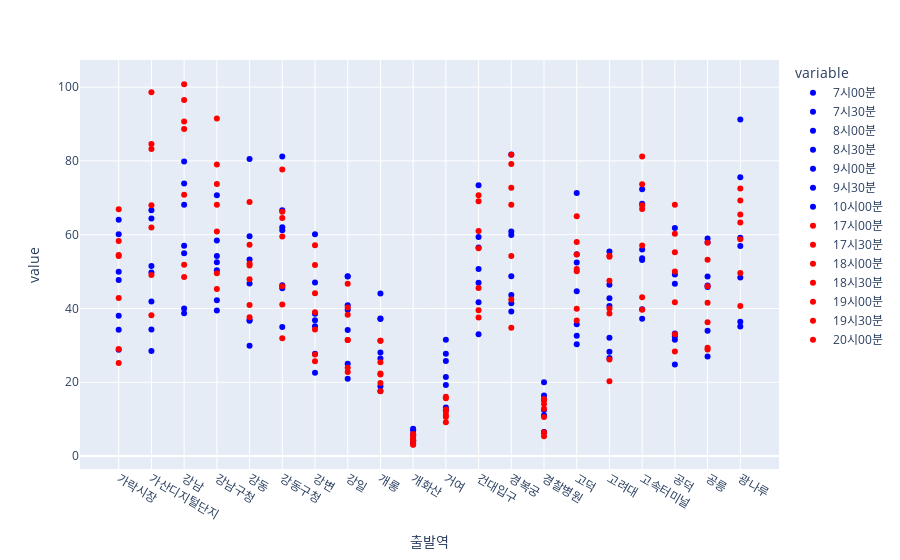

Notebook code cell kept with this figure:
### Code cell
import plotly.express as px
#출 퇴근시간에만 관심이 있어서 나머지 시간대 제외
etc_df = grouped_df.drop(['5시30분','6시00분','6시30분', '10시30분','11시00분','11시30분','12시00분','12시30분','13시00분','13시30분','14시00분','14시30분','15시00분','15시30분','16시00분','16시30분','20시30분','21시00분','21시30분','22시00분','22시30분','23시00분','23시30분','00시00분','00시30분'],axis=1)
#출근시간 퇴근시간으로 색깔 나눠서 확인하기 편하게함
color_discrete_map = {'7시00분': 'blue', '7시30분': 'blue', '8시00분': 'blue', '8시30분': 'blue', '9시00분': 'blue', '9시30분': 'blue', '10시00분': 'blue',
                       '17시00분' :'red', '17시30분' :'red', '18시00분' :'red', '18시30분' :'red', '19시00분' :'red', '19시30분' :'red', '20시00분' :'red'}
fig = px.scatter(etc_df[:20],color_discrete_map=color_discrete_map) #지하철 역 별 시간대에 따른 혼잡도 표시
fig.show()

### Figure 1 — Plotly figure (JSON) as saved in the notebook; plotly's stock layout.template omitted (floating-point values rounded to 4 significant figures)
{"data": [{"hovertemplate": "variable=7시00분<br>출발역=%{x}<br>value=%{y}<extra></extra>", "legendgroup": "7시00분", "marker": {"color": "blue", "symbol": "circle"}, "mode": "markers", "name": "7시00분", "orientation": "v", "showlegend": true, "type": "scatter", "x": ["가락시장", "가산디지털단지", "강남", "강남구청", "강동", "강동구청", "강변", "강일", "개롱", "개화산", "거여", "건대입구", "경복궁", "경찰병원", "고덕", "고려대", "고속터미널", "공덕", "공릉", "광나루"], "xaxis": "x", "y": [34.25, 49.75, 38.7, 42.25, 36.7, 46.3, 27.75, 39.65, 28.05, 6, 21.45, 41.73, 41.45, 11.05, 32.6, 26.55, 39.8, 33.2, 45.85, 56.95], "yaxis": "y"}, {"hovertemplate": "variable=7시30분<br>출발역=%{x}<br>value=%{y}<extra></extra>", "legendgroup": "7시30분", "marker": {"color": "blue", "symbol": "circle"}, "mode": "markers", "name": "7시30분", "orientation": "v", "showlegend": true, "type": "scatter", "x": ["가락시장", "가산디지털단지", "강남", "강남구청", "강동", "강동구청", "강변", "강일", "개롱", "개화산", "거여", "건대입구", "경복궁", "경찰병원", "고덕", "고려대", "고속터미널", "공덕", "공릉", "광나루"], "xaxis": "x", "y": [49.95, 64.4, 54.95, 58.45, 53.25, 61.2, 38.6, 48.7, 37.3, 7.4, 27.7, 56.55, 60.85, 16.4, 54.7, 40.7, 55.98, 49.2, 57.95, 75.6], "yaxis": "y"}, {"hovertemplate": "variable=8시00분<br>출발역=%{x}<br>value=%{y}<extra></extra>", "legendgroup": "8시00분", "marker": {"color": "blue", "symbol": "circle"}, "mode": "markers", "name": "8시00분", "orientation": "v", "showlegend": true, "type": "scatter", "x": ["가락시장", "가산디지털단지", "강남", "강남구청", "강동", "강동구청", "강변", "강일", "개롱", "개화산", "거여", "건대입구", "경복궁", "경찰병원", "고덕", "고려대", "고속터미널", "공덕", "공릉", "광나루"], "xaxis": "x", "y": [64.08, 66.6, 73.9, 70.7, 80.5, 81.2, 60.1, 48.75, 44.05, 7, 31.5, 73.42, 81.75, 20, 71.3, 55.45, 72.33, 61.83, 59, 91.2], "yaxis": "y"}, {"hovertemplate": "variable=8시30분<br>출발역=%{x}<br>value=%{y}<extra></extra>", "legendgroup": "8시30분", "marker": {"color": "blue", "symbol": "circle"}, "mode": "markers", "name": "8시30분", "orientation": "v", "showlegend": true, "type": "scatter", "x": ["가락시장", "가산디지털단지", "강남", "강남구청", "강동", "강동구청", "강변", "강일", "개롱", "개화산", "거여", "건대입구", "경복궁", "경찰병원", "고덕", "고려대", "고속터미널", "공덕", "공릉", "광나루"], "xaxis": "x", "y": [60.15, 51.55, 79.85, 54.2, 59.6, 66.6, 47.05, 40.85, 37.15, 5.65, 25.75, 59.38, 59.95, 15.35, 52.5, 46.45, 68.38, 46.7, 48.65, 59.15], "yaxis": "y"}, {"hovertemplate": "variable=9시00분<br>출발역=%{x}<br>value=%{y}<extra></extra>", "legendgroup": "9시00분", "marker": {"color": "blue", "symbol": "circle"}, "mode": "markers", "name": "9시00분", "orientation": "v", "showlegend": true, "type": "scatter", "x": ["가락시장", "가산디지털단지", "강남", "강남구청", "강동", "강동구청", "강변", "강일", "개롱", "개화산", "거여", "건대입구", "경복궁", "경찰병원", "고덕", "고려대", "고속터미널", "공덕", "공릉", "광나루"], "xaxis": "x", "y": [47.7, 41.9, 68.1, 50.4, 46.75, 62.05, 36.8, 34.15, 26.45, 4.2, 19.25, 50.7, 48.75, 12.5, 44.7, 42.8, 53.62, 32.5, 46.2, 48.4], "yaxis": "y"}, {"hovertemplate": "variable=9시30분<br>출발역=%{x}<br>value=%{y}<extra></extra>", "legendgroup": "9시30분", "marker": {"color": "blue", "symbol": "circle"}, "mode": "markers", "name": "9시30분", "orientation": "v", "showlegend": true, "type": "scatter", "x": ["가락시장", "가산디지털단지", "강남", "강남구청", "강동", "강동구청", "강변", "강일", "개롱", "개화산", "거여", "건대입구", "경복궁", "경찰병원", "고덕", "고려대", "고속터미널", "공덕", "공릉", "광나루"], "xaxis": "x", "y": [38.03, 34.3, 57, 52.55, 36.9, 45.5, 35.2, 25, 18.9, 3.95, 13.15, 47, 43.65, 6.4, 35.75, 32.1, 53.12, 31.5, 34, 36.4], "yaxis": "y"}, {"hovertemplate": "variable=10시00분<br>출발역=%{x}<br>value=%{y}<extra></extra>", "legendgroup": "10시00분", "marker": {"color": "blue", "symbol": "circle"}, "mode": "markers", "name": "10시00분", "orientation": "v", "showlegend": true, "type": "scatter", "x": ["가락시장", "가산디지털단지", "강남", "강남구청", "강동", "강동구청", "강변", "강일", "개롱", "개화산", "거여", "건대입구", "경복궁", "경찰병원", "고덕", "고려대", "고속터미널", "공덕", "공릉", "광나루"], "xaxis": "x", "y": [28.83, 28.45, 40, 39.45, 29.9, 34.95, 22.6, 20.95, 17.65, 3.55, 12.35, 33.02, 39.2, 6.5, 30.3, 28.25, 37.2, 24.85, 27, 35.1], "yaxis": "y"}, {"hovertemplate": "variable=17시00분<br>출발역=%{x}<br>value=%{y}<extra></extra>", "legendgroup": "17시00분", "marker": {"color": "red", "symbol": "circle"}, "mode": "markers", "name": "17시00분", "orientation": "v", "showlegend": true, "type": "scatter", "x": ["가락시장", "가산디지털단지", "강남", "강남구청", "강동", "강동구청", "강변", "강일", "개롱", "개화산", "거여", "건대입구", "경복궁", "경찰병원", "고덕", "고려대", "고속터미널", "공덕", "공릉", "광나루"], "xaxis": "x", "y": [54.25, 68, 90.7, 68.1, 47.9, 59.5, 44.1, 31.45, 22.4, 4.3, 12.2, 56.3, 68.15, 15.15, 50.7, 38.65, 68, 50.02, 41.55, 63.3], "yaxis": "y"}, {"hovertemplate": "variable=17시30분<br>출발역=%{x}<br>value=%{y}<extra></extra>", "legendgroup": "17시30분", "marker": {"color": "red", "symbol": "circle"}, "mode": "markers", "name": "17시30분", "orientation": "v", "showlegend": true, "type": "scatter", "x": ["가락시장", "가산디지털단지", "강남", "강남구청", "강동", "강동구청", "강변", "강일", "개롱", "개화산", "거여", "건대입구", "경복궁", "경찰병원", "고덕", "고려대", "고속터미널", "공덕", "공릉", "광나루"], "xaxis": "x", "y": [54.52, 83.25, 88.65, 73.75, 52.2, 64.55, 39, 38.3, 19.8, 4.65, 10.6, 60.97, 79.2, 12.8, 54.65, 47.5, 67, 55.27, 46, 69.25], "yaxis": "y"}, {"hovertemplate": "variable=18시00분<br>출발역=%{x}<br>value=%{y}<extra></extra>", "legendgroup": "18시00분", "marker": {"color": "red", "symbol": "circle"}, "mode": "markers", "name": "18시00분", "orientation": "v", "showlegend": true, "type": "scatter", "x": ["가락시장", "가산디지털단지", "강남", "강남구청", "강동", "강동구청", "강변", "강일", "개롱", "개화산", "거여", "건대입구", "경복궁", "경찰병원", "고덕", "고려대", "고속터미널", "공덕", "공릉", "광나루"], "xaxis": "x", "y": [66.9, 98.65, 100.8, 91.5, 57.25, 66.2, 51.8, 46.7, 31.25, 6, 15.65, 69.08, 81.7, 14.1, 58.05, 54, 81.22, 68.1, 53.2, 65.5], "yaxis": "y"}, {"hovertemplate": "variable=18시30분<br>출발역=%{x}<br>value=%{y}<extra></extra>", "legendgroup": "18시30분", "marker": {"color": "red", "symbol": "circle"}, "mode": "markers", "name": "18시30분", "orientation": "v", "showlegend": true, "type": "scatter", "x": ["가락시장", "가산디지털단지", "강남", "강남구청", "강동", "강동구청", "강변", "강일", "개롱", "개화산", "거여", "건대입구", "경복궁", "경찰병원", "고덕", "고려대", "고속터미널", "공덕", "공릉", "광나루"], "xaxis": "x", "y": [58.33, 84.6, 96.55, 79.05, 68.9, 77.65, 57.15, 40.25, 31.25, 5.4, 16.1, 70.67, 72.7, 15.45, 65, 54.3, 73.65, 60.27, 57.85, 72.5], "yaxis": "y"}, {"hovertemplate": "variable=19시00분<br>출발역=%{x}<br>value=%{y}<extra></extra>", "legendgroup": "19시00분", "marker": {"color": "red", "symbol": "circle"}, "mode": "markers", "name": "19시00분", "orientation": "v", "showlegend": true, "type": "scatter", "x": ["가락시장", "가산디지털단지", "강남", "강남구청", "강동", "강동구청", "강변", "강일", "개롱", "개화산", "거여", "건대입구", "경복궁", "경찰병원", "고덕", "고려대", "고속터미널", "공덕", "공릉", "광나루"], "xaxis": "x", "y": [42.88, 61.95, 70.85, 60.85, 51.65, 46, 34.3, 31.45, 25.45, 4.1, 12.65, 45.58, 54.2, 10.6, 50.1, 40, 57.05, 41.67, 36.3, 58.75], "yaxis": "y"}, {"hovertemplate": "variable=19시30분<br>출발역=%{x}<br>value=%{y}<extra></extra>", "legendgroup": "19시30분", "marker": {"color": "red", "symbol": "circle"}, "mode": "markers", "name": "19시30분", "orientation": "v", "showlegend": true, "type": "scatter", "x": ["가락시장", "가산디지털단지", "강남", "강남구청", "강동", "강동구청", "강변", "강일", "개롱", "개화산", "거여", "건대입구", "경복궁", "경찰병원", "고덕", "고려대", "고속터미널", "공덕", "공릉", "광나루"], "xaxis": "x", "y": [29, 49.05, 51.85, 49.55, 40.95, 41.05, 25.7, 23.95, 22.1, 3.05, 11.2, 39.55, 42.45, 6.45, 39.9, 26.2, 43.08, 33, 28.9, 49.65], "yaxis": "y"}, {"hovertemplate": "variable=20시00분<br>출발역=%{x}<br>value=%{y}<extra></extra>", "legendgroup": "20시00분", "marker": {"color": "red", "symbol": "circle"}, "mode": "markers", "name": "20시00분", "orientation": "v", "showlegend": true, "type": "scatter", "x": ["가락시장", "가산디지털단지", "강남", "강남구청", "강동", "강동구청", "강변", "강일", "개롱", "개화산", "거여", "건대입구", "경복궁", "경찰병원", "고덕", "고려대", "고속터미널", "공덕", "공릉", "광나루"], "xaxis": "x", "y": [25.2, 38.15, 48.55, 45.3, 37.65, 31.95, 27.5, 22.8, 17.6, 3.1, 9.15, 37.58, 34.75, 5.4, 36.75, 20.25, 39.67, 28.32, 29.35, 40.65], "yaxis": "y"}], "layout": {"legend": {"title": {"text": "variable"}, "tracegroupgap": 0}, "margin": {"t": 60}, "xaxis": {"anchor": "y", "domain": [0, 1], "title": {"text": "출발역"}}, "yaxis": {"anchor": "x", "domain": [0, 1], "title": {"text": "value"}}}}
